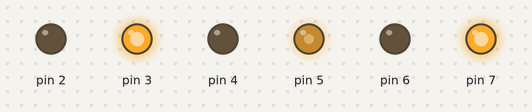
The sketch below on a simulated Arduino Uno, built with avr-gcc and run on an emulated ATmega328P. Parts: output pins drawn as LEDs (lit = HIGH). What the sketch prints to the serial monitor is not drawn.

Above: at 0.1 s.
Timing chart, 0 to 1.6 s (numbered marks = the images above):
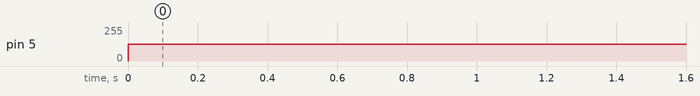

The sketch:

robot_ong.ino
```cpp
#include <VNH3SP30.h>

VNH3SP30 Motor1;    // define control object for motor 1
VNH3SP30 Motor2;    // define control object for motor 2

// motor pins (DIAG and CS pins not used in this example)
#define M1_PWM 2    // pwm pin motor
#define M1_INA 3    // control pin INA
#define M1_INB 4    // control pin INB

#define M2_PWM 5    // pwm pin motor
#define M2_INA 6    // control pin INA
#define M2_INB 7    // control pin INB

void setup() {
  // Setting up motor connections.
  // Please note the INA and INB pins are switched for motor2 as with this vehicle
  // this motor will run the reverse direction when the vehicle moves forward.

  Motor1.begin(M1_PWM, M1_INA, M1_INB, -1, -1);    // Motor 1 object connected through specified pins
  Motor2.begin(M2_PWM, M2_INB, M2_INA, -1, -1);    // Motor 2 object connected through specified pins
  Serial.begin(115200);
}


void setSpeed(int speed) {
  Motor1.setSpeed(speed);
  Motor2.setSpeed(speed);
}

void brake(int brakePower) {
  Motor1.brake(brakePower);
  Motor2.brake(brakePower);
}

void turnLeft(int angle) {
  // turn vehicle by providing different speed settings to the motors.
  // angle can be positive (right turn) or negative (left turn).
  // If the vehicle is already stopped, the vehicle will turn in place.
  int currentSpeed = (Motor1.speed + Motor2.speed) / 2;
  Motor1.setSpeed(currentSpeed + angle);
  Motor2.setSpeed(currentSpeed - angle);
}

void turnRight(int angle) {
  // turn vehicle by providing different speed settings to the motors.
  // angle can be positive (right turn) or negative (left turn).
  // If the vehicle is already stopped, the vehicle will turn in place.
  int currentSpeed = (Motor1.speed + Motor2.speed) / 2;
  Motor1.setSpeed(currentSpeed + angle);
  Motor2.setSpeed(currentSpeed - angle);
}


void loop() {
  Serial.println("half speed forward");
  setSpeed(200); // Vehicle half-speed "forward"
//  turnLeft(200);
//  brake(100);
//  turnRight(200);
//  brake(100);

}
```

Measured:
- by itself, pin 5: 0/255 → 127/255 at 0.00 s
